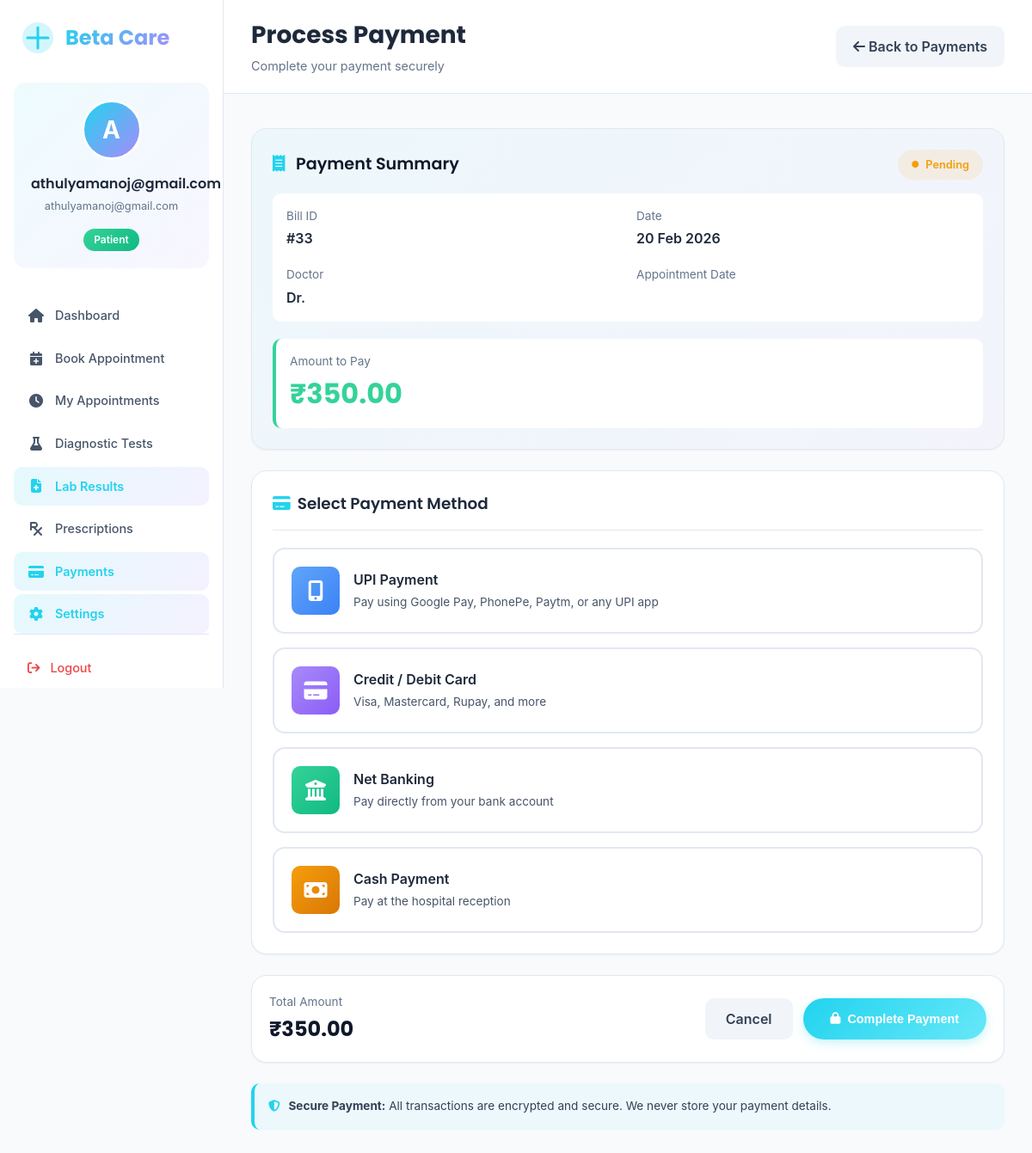
Page /patient/payments/33/pay/ (signed in) on the committed database.
### core/models.py (models this page shows, shortened)
class Payment(models.Model):
    PAYMENT_METHODS = [
        ('UPI', 'UPI'),
        ('Card', 'Card'),
        ('Cash', 'Cash'),
        ('NetBanking', 'Net Banking'),
    ]
    PAYMENT_STATUS = [
        ('Paid', 'Paid'),
        ('Pending', 'Pending'),
        ('Failed', 'Failed'),
    ]
    patient = models.ForeignKey(
        'PatientProfile',
        on_delete=models.CASCADE,
        related_name="payments"
    )
    appointment = models.ForeignKey(
        'Appointment',
        on_delete=models.CASCADE,
        related_name="payments",
        null=True,      # ✅ IMPORTANT
        blank=True      # ✅ IMPORTANT
    )
    test_booking = models.ForeignKey(
        'TestBooking',
        on_delete=models.CASCADE,
        null=True,
        blank=True,
        related_name="payments"
    )
    amount = models.DecimalField(max_digits=10, decimal_places=2)
    payment_method = models.CharField(
        max_length=20,
        choices=PAYMENT_METHODS
    )
    payment_status = models.CharField(
        max_length=20,
        choices=PAYMENT_STATUS,
        default="Pending"
    )
    payment_date = models.DateTimeField(auto_now_add=True)
    transaction_id = models.CharField(
        max_length=100,
        blank=True,
        null=True
    )

### core/views.py (the view, shortened to what this page needs)
# urls.py: path('patient/payments/<int:payment_id>/pay/', views.process_payment, name='process_payment'),
@login_required
def process_payment(request, payment_id):
    patient_profile = get_object_or_404(
        PatientProfile,
        user=request.user
    )
    payment = get_object_or_404(
        Payment,
        id=payment_id,
        patient=patient_profile
    )
    return render(request, "core/dashboard/process_payment.html", {
        "payment": payment
    })

### core/templates/core/dashboard/process_payment.html (shortened to what this page needs)
{% load static %}
<!DOCTYPE html>
<html lang="en">
<head>
    <link href="https://cdnjs.cloudflare.com/ajax/libs/font-awesome/6.5.0/css/all.min.css" rel="stylesheet">
    <link rel="stylesheet" href="{% static 'core/css/admin.css' %}">
</head>
<body>
    <div class="medical-dashboard">
        <aside class="medical-sidebar">
            <div class="brand">
                <div class="brand-logo">
                </div>
                <span class="brand-name">Beta Care</span>
            </div>
            <div class="profile-card">
                <div class="profile-avatar-wrapper">
                    <div class="profile-avatar">
                        <div class="avatar-fallback" style="display: flex;">
                            {{ request.user.first_name|default:request.user.username|slice:":1"|upper }}
                        </div>
                    </div>
                </div>
                <div class="profile-details">
                    <h4 class="profile-name">{{ request.user.get_full_name|default:request.user.username }}</h4>
                    <p class="profile-email">{{ request.user.email|truncatechars:25 }}</p>
                </div>
                <span class="role-badge" style="background: linear-gradient(135deg, #34d399, #10b981);">Patient</span>
            </div>
            <nav class="sidebar-nav">
                <a href="{% url 'patient_dashboard' %}" class="nav-item">
                    <i class="fa-solid fa-home"></i>
                    <span>Dashboard</span>
                </a>
                <a href="{% url 'patient_book_appointment' %}" class="nav-item">
                    <i class="fa-solid fa-calendar-plus"></i>
                    <span>Book Appointment</span>
                </a>
                <a href="{% url 'patient_appointments' %}" class="nav-item">
                    <i class="fa-solid fa-clock"></i>
                    <span>My Appointments</span>
                </a>
                <a href="{% url 'patient_diagnostic_tests' %}" class="nav-item">
                    <i class="fa-solid fa-flask"></i>
                    <span>Diagnostic Tests</span>
                </a>
                <a href="{% url 'patient_lab_results' %}" class="nav-item active">
                    <i class="fa-solid fa-file-medical"></i>
                    <span>Lab Results</span>
                </a>
                <a href="{% url 'patient_prescriptions' %}" class="nav-item">
                    <i class="fa-solid fa-prescription"></i>
                    <span>Prescriptions</span>
                </a>
                <a href="{% url 'payments' %}" class="nav-item active">
                    <i class="fa-solid fa-credit-card"></i>
                    <span>Payments</span>
                </a>
                <a href="{% url 'patient_settings' %}" class="nav-item active">
                    <i class="fa-solid fa-gear"></i>
                    <span>Settings</span>
                </a>
            </nav>
            <div class="sidebar-footer">
                <a href="{% url 'logout' %}" class="logout-link">
                    <i class="fa-solid fa-arrow-right-from-bracket"></i>
                    <span>Logout</span>
                </a>
            </div>
        </aside>
        <main class="medical-main">
            <header class="medical-header">
                <div class="header-left">
                    <h1 class="page-title" style="font-size:1.75rem;">Process Payment</h1>
                    <p class="page-subtitle">Complete your payment securely</p>
                </div>
                <div class="header-actions">
                    <a href="{% url 'payments' %}" class="btn-cancel" style="text-decoration:none;">
                        <i class="fa-solid fa-arrow-left"></i> Back to Payments
                    </a>
                </div>
            </header>
            <div class="medical-content">
                <div style="max-width: 900px; margin: 0 auto;">
                    <div class="medical-table-card" style="margin-bottom: var(--space-6); background: linear-gradient(135deg, rgba(34,211,238,0.05), rgba(167,139,250,0.05));">
                        <div style="display: flex; align-items: center; justify-content: space-between; margin-bottom: var(--space-4);">
                            <h3 style="font-family: var(--font-heading); font-size: 1.2rem; font-weight: 600; color: var(--gray-900);">
                                <i class="fa-solid fa-receipt" style="color: var(--medical-cyan); margin-right: var(--space-2);"></i>
                                Payment Summary
                            </h3>
                            <span class="status-badge status-pending">
                                <i class="fa-solid fa-circle"></i>
                                Pending
                            </span>
                        </div>
                        <div style="display: grid; grid-template-columns: 1fr 1fr; gap: var(--space-5); padding: var(--space-4); background: white; border-radius: var(--radius-md);">
                            <div>
                                <p style="font-size: 0.85rem; color: var(--text-medium); margin-bottom: 4px;">Bill ID</p>
                                <p style="font-weight: 600; color: var(--gray-800);">#{{ payment.id }}</p>
                            </div>
                            <div>
                                <p style="font-size: 0.85rem; color: var(--text-medium); margin-bottom: 4px;">Date</p>
                                <p style="font-weight: 600; color: var(--gray-800);">{{ payment.payment_date|date:"d M Y" }}</p>
                            </div>
                            <div>
                                <p style="font-size: 0.85rem; color: var(--text-medium); margin-bottom: 4px;">Doctor</p>
                                <p style="font-weight: 600; color: var(--gray-800);">Dr. {{ payment.appointment.doctor.user.get_full_name }}</p>
                            </div>
                            <div>
                                <p style="font-size: 0.85rem; color: var(--text-medium); margin-bottom: 4px;">Appointment Date</p>
                            </div>
                        </div>
                        <div style="margin-top: var(--space-5); padding: var(--space-4); background: white; border-radius: var(--radius-md); border-left: 4px solid var(--medical-green);">
                            <p style="font-size: 0.85rem; color: var(--text-medium); margin-bottom: 4px;">Amount to Pay</p>
                            <h2 style="font-family: var(--font-heading); font-size: 2rem; font-weight: 700; color: var(--medical-green);">
                                ₹{{ payment.amount }}
                            </h2>
                        </div>
                    </div>
                    <form method="POST" id="paymentForm">
                        <div class="medical-table-card">
                            <div class="info-header" style="margin-bottom: var(--space-5); padding-bottom: var(--space-4); border-bottom: 1px solid var(--gray-200);">
                                <h3><i class="fa-solid fa-credit-card" style="color: var(--medical-cyan); margin-right: var(--space-2);"></i>Select Payment Method</h3>
                            </div>
                            <div style="display: grid; gap: var(--space-4);">
                                <label class="payment-method-card" onclick="selectMethod('UPI', this)">
                                    <div class="payment-icon" style="background: linear-gradient(135deg, #60a5fa, #3b82f6);">
                                        <i class="fa-solid fa-mobile-alt"></i>
                                    </div>
                                    <div style="flex: 1;">
                                        <h4 style="font-weight: 600; color: var(--gray-800); margin-bottom: 4px;">UPI Payment</h4>
                                        <p style="font-size: 0.85rem; color: var(--gray-600);">Pay using Google Pay, PhonePe, Paytm, or any UPI app</p>
                                    </div>
                                </label>
                                <label class="payment-method-card" onclick="selectMethod('Card', this)">
                                    <div class="payment-icon" style="background: linear-gradient(135deg, #a78bfa, #8b5cf6);">
                                        <i class="fa-solid fa-credit-card"></i>
                                    </div>
                                    <div style="flex: 1;">
                                        <h4 style="font-weight: 600; color: var(--gray-800); margin-bottom: 4px;">Credit / Debit Card</h4>
                                        <p style="font-size: 0.85rem; color: var(--gray-600);">Visa, Mastercard, Rupay, and more</p>
                                    </div>
                                </label>
                                <label class="payment-method-card" onclick="selectMethod('NetBanking', this)">
                                    <div class="payment-icon" style="background: linear-gradient(135deg, #34d399, #10b981);">
                                        <i class="fa-solid fa-building-columns"></i>
                                    </div>
                                    <div style="flex: 1;">
                                        <h4 style="font-weight: 600; color: var(--gray-800); margin-bottom: 4px;">Net Banking</h4>
                                        <p style="font-size: 0.85rem; color: var(--gray-600);">Pay directly from your bank account</p>
                                    </div>
                                </label>
                                <label class="payment-method-card" onclick="selectMethod('Cash', this)">
                                    <div class="payment-icon" style="background: linear-gradient(135deg, #f59e0b, #d97706);">
                                        <i class="fa-solid fa-money-bill"></i>
                                    </div>
                                    <div style="flex: 1;">
                                        <h4 style="font-weight: 600; color: var(--gray-800); margin-bottom: 4px;">Cash Payment</h4>
                                        <p style="font-size: 0.85rem; color: var(--gray-600);">Pay at the hospital reception</p>
                                    </div>
                                </label>
                            </div>
                        </div>
                        <div style="display: flex; align-items: center; justify-content: space-between; margin-top: var(--space-6); padding: var(--space-5); background: white; border-radius: var(--radius-xl); border: 1px solid var(--gray-200); box-shadow: var(--shadow-sm);">
                            <div>
                                <p style="font-size: 0.85rem; color: var(--text-medium); margin-bottom: 4px;">Total Amount</p>
                                <p style="font-family: var(--font-heading); font-size: 1.5rem; font-weight: 700; color: var(--gray-900);">₹{{ payment.amount }}</p>
                            </div>
                            <div style="display: flex; gap: var(--space-3);">
                                <a href="{% url 'payments' %}" class="btn-cancel" style="text-decoration: none; padding: var(--space-3) var(--space-6);">
                                    Cancel
                                </a>
                                <button type="submit" class="add-btn" style="border: none; cursor: pointer; padding: var(--space-3) var(--space-8);">
                                    <i class="fa-solid fa-lock"></i> Complete Payment
                                </button>
                            </div>
                        </div>
                    </form>
                    <div style="margin-top: var(--space-6); padding: var(--space-4); background: rgba(34, 211, 238, 0.05); border-left: 4px solid var(--medical-cyan); border-radius: var(--radius-md);">
                        <p style="font-size: 0.85rem; color: var(--gray-700); line-height: 1.6;">
                            <i class="fa-solid fa-shield-halved" style="color: var(--medical-cyan); margin-right: 6px;"></i>
                            <strong>Secure Payment:</strong> All transactions are encrypted and secure. We never store your payment details.
                        </p>
                    </div>
                </div>
            </div>
        </main>
    </div>
</body>
</html>

### core/templates/core/dashboard/process_payment.html (style rules this page uses)
.payment-method-card { padding: var(--space-5); border: 2px solid var(--gray-200); border-radius: var(--radius-lg); cursor: pointer; transition: var(--transition); display: flex; align-items: center; gap: var(--space-4); }
.payment-icon { width: 56px; height: 56px; border-radius: var(--radius-md); display: flex; align-items: center; justify-content: center; font-size: 1.5rem; color: white; }

### rows in the picture
Payment: id "33", payment_date "20 Feb 2026", amount "350.00"

### other values in the picture
{{ request.user.first_name|default:request.user.username|slice:":1"|upper }} "A"
{{ request.user.get_full_name|default:request.user.username }} "athulyamanoj@gmail.com"
{{ request.user.email|truncatechars:25 }} "athulyamanoj@gmail.com"
